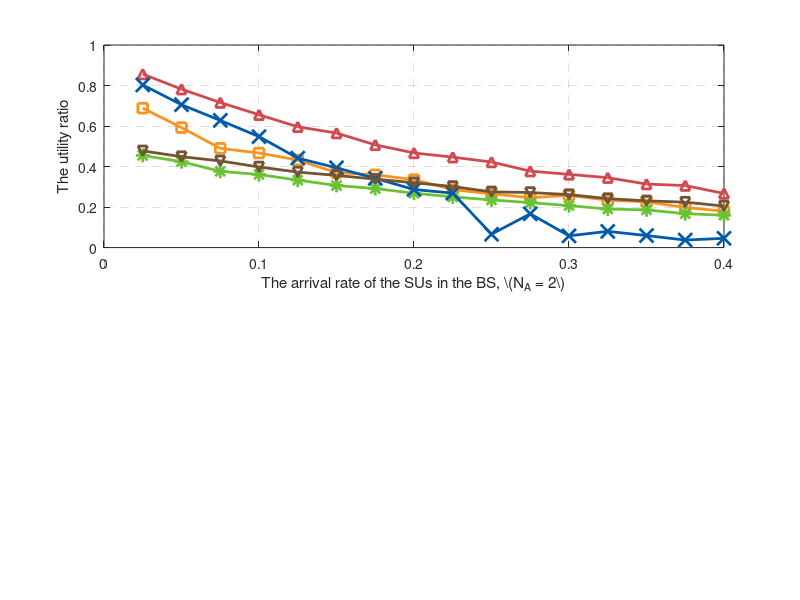

Source code (MATLAB): (Note: this script raises an error after producing the figure.)
subplot(2,1,1)

nRunning = 10000;
arrivalRate = [0.025 * [1:16]];
load('fig1.mat')
figure(1);
% 'proposedReward', 'proposedEnergyHarvest',...
%     'energyReward', 'energyEnergyHarvest',...
%     'randomReward', 'randomEnergyHarvest',...
%     'myopicReward', 'myopicEnergyHarvest',...
%     'CSMAoverallreward', 'CSMAenergyHarvested')
WIDTH = 2;

r = 209/255;
g = 73/255;
b = 78/255;
plot(arrivalRate, proposedReward ./ nRunning, '^-','LineWidth',WIDTH,'Color',[r g b],'MarkerSize',7);


xlabel('The arrival rate of the SUs in the BS, \(N_A = 2\)')
ylabel('The utility ratio')
box on;
hold on;
grid on;


r = 248/255;
g = 147/255;
b = 29/255;
plot(arrivalRate, energyReward ./ nRunning, 's-','LineWidth',WIDTH,'Color',[r g b],'MarkerSize',7);

r = 107/255;
g = 194/255;
b = 53/255;
plot(arrivalRate, randomReward ./ nRunning, '*-','LineWidth',WIDTH,'Color',[r g b],'MarkerSize',10);


r = 0/255;
g = 90/255;
b = 171/255;
plot(arrivalRate, myopicReward ./ nRunning, 'x-','LineWidth',WIDTH,'Color',[r g b],'MarkerSize',10);


r = 114/255;
g = 83/255;
b = 52/255;
plot(arrivalRate, CSMAoverallreward ./ nRunning, 'v-','LineWidth',WIDTH,'Color',[r g b],'MarkerSize',7);


set(gca,'GridLineStyle','--')
legend('POMDP','EB Method','Random','CSMA/CD','CSMA/CA',30)
